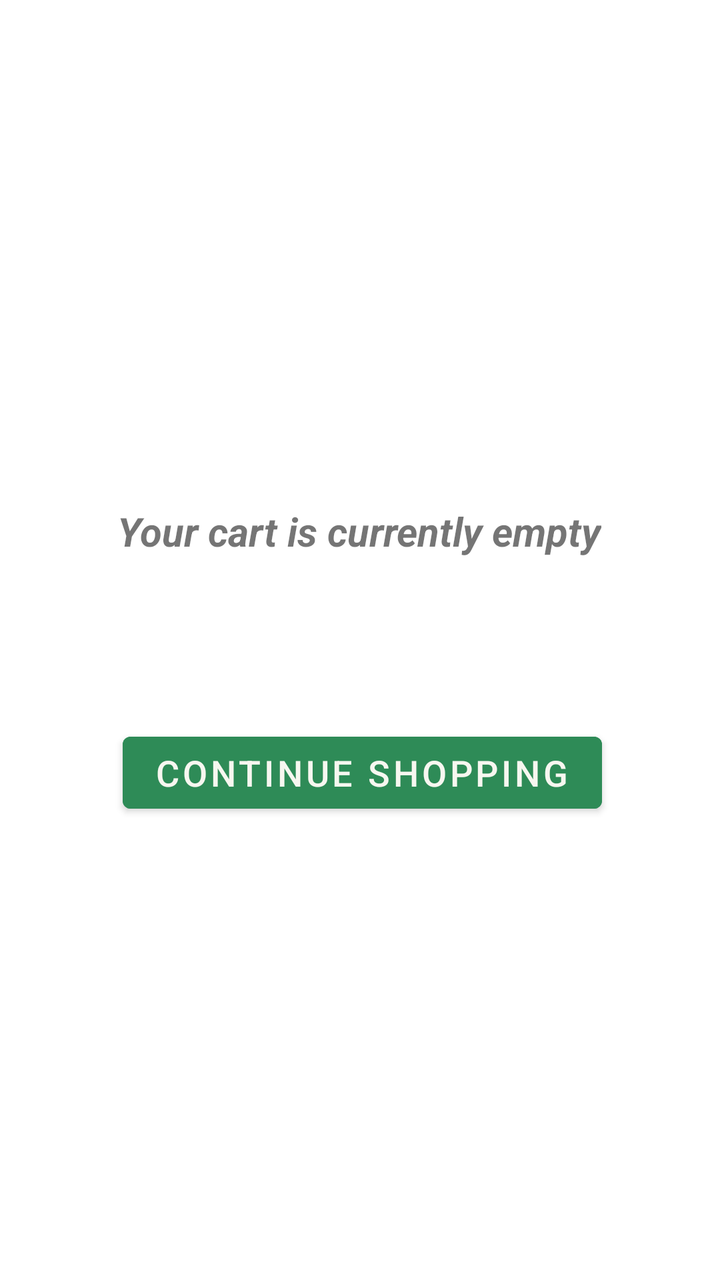
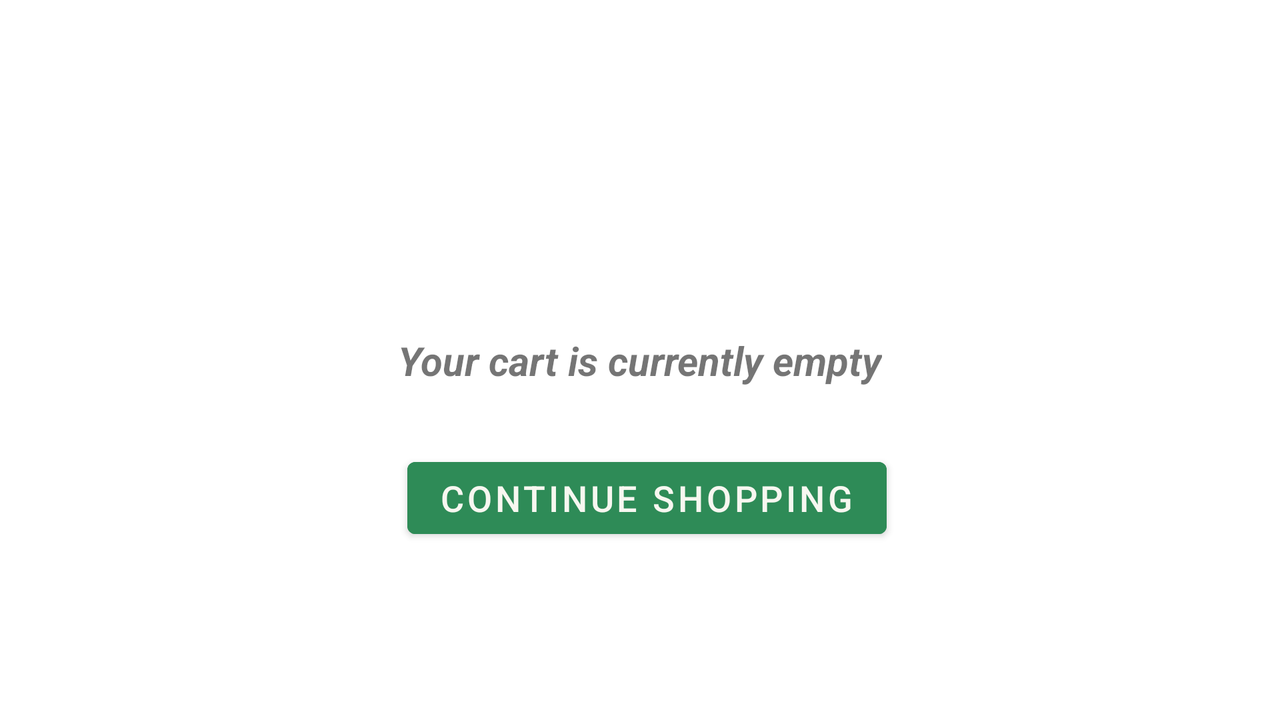

An Android layout and its configuration variant, each rendered on a device that would load it. The default file and the variant file are quoted in full after the pictures.
<!-- AndroidManifest.xml: application theme WhiteTheme -->
<!-- res/layout/empty_cart.xml -->
<?xml version="1.0" encoding="utf-8"?>
<androidx.constraintlayout.widget.ConstraintLayout xmlns:android="http://schemas.android.com/apk/res/android"
    xmlns:app="http://schemas.android.com/apk/res-auto"
    xmlns:tools="http://schemas.android.com/tools"
    android:layout_width="match_parent"
    android:layout_height="match_parent"
    tools:context="com.example.mobilestore.cart.CartActivity">

    <TextView
        android:id="@+id/textView16"
        android:layout_width="wrap_content"
        android:layout_height="wrap_content"
        android:layout_marginTop="252dp"
        android:text="@string/your_cart_is_currently_empty"
        android:textSize="20sp"
        android:textStyle="bold|italic"
        app:layout_constraintEnd_toEndOf="parent"
        app:layout_constraintHorizontal_bias="0.498"
        app:layout_constraintStart_toStartOf="parent"
        app:layout_constraintTop_toTopOf="parent" />

    <com.google.android.material.button.MaterialButton
        android:id="@+id/buttonContinueShopping"
        android:layout_width="wrap_content"
        android:layout_height="wrap_content"
        android:backgroundTint="@color/green"
        android:onClick="ContinueShoppingPressed"
        android:text="@string/continue_shopping"
        android:textColor="@color/customWhite"
        android:textSize="18sp"
        app:layout_constraintBottom_toBottomOf="parent"
        app:layout_constraintEnd_toEndOf="parent"
        app:layout_constraintHorizontal_bias="0.509"
        app:layout_constraintStart_toStartOf="parent"
        app:layout_constraintTop_toBottomOf="@+id/textView16"
        app:layout_constraintVertical_bias="0.266" />

</androidx.constraintlayout.widget.ConstraintLayout>
<!-- resources referenced by this layout -->
<resources>
  <color name="customWhite">#F7F7F0</color>
  <color name="green">#2E8B57</color>
  <string name="continue_shopping">Continue Shopping</string>
  <string name="your_cart_is_currently_empty">Your cart is currently empty</string>
  <style name="WhiteTheme" parent="Theme.MaterialComponents.Light.DarkActionBar">
          <item name="textInputStyle">@style/LoginTextInputLayoutStyleWhite</item>
          <item name="colorPrimaryDark">#000000</item>
          <item name="tabSelectedTextColor">#000000</item>
          <item name="android:textColorPrimary">#000000</item>
          <item name="android:drawablePadding">5dp</item>
          <item name="android:colorControlActivated">@color/green</item>
          <item name="android:colorControlHighlight">@color/green</item>
      </style>
  <style name="LoginTextInputLayoutStyleWhite" parent="Widget.MaterialComponents.TextInputLayout.OutlinedBox.Dense">
          <item name="boxStrokeColor">@color/green</item>
          <item name="boxStrokeWidth">1dp</item>
          <item name="hintTextColor">@color/green</item>
      </style>
</resources>
<!-- res/layout-land/empty_cart.xml (the repository's variant of the layout above) -->
<!-- drawn on the phone turned sideways -->
<?xml version="1.0" encoding="utf-8"?>
<androidx.constraintlayout.widget.ConstraintLayout
    xmlns:android="http://schemas.android.com/apk/res/android"
    xmlns:app="http://schemas.android.com/apk/res-auto"
    xmlns:tools="http://schemas.android.com/tools"
    android:layout_width="match_parent"
    android:layout_height="match_parent"
    tools:context="com.example.mobilestore.cart.CartActivity">

    <TextView
        android:id="@+id/textView16"
        android:layout_width="wrap_content"
        android:layout_height="wrap_content"
        android:text="@string/your_cart_is_currently_empty"
        android:textSize="20sp"
        android:textStyle="bold|italic"
        app:layout_constraintBottom_toBottomOf="parent"
        app:layout_constraintEnd_toEndOf="parent"
        app:layout_constraintStart_toStartOf="parent"
        app:layout_constraintTop_toTopOf="parent" />

    <com.google.android.material.button.MaterialButton
        android:id="@+id/buttonContinueShopping"
        android:layout_width="wrap_content"
        android:layout_height="wrap_content"
        android:backgroundTint="@color/green"
        android:onClick="ContinueShoppingPressed"
        android:text="@string/continue_shopping"
        android:textColor="@color/customWhite"
        android:textSize="18sp"
        app:layout_constraintBottom_toBottomOf="parent"
        app:layout_constraintEnd_toEndOf="parent"
        app:layout_constraintHorizontal_bias="0.509"
        app:layout_constraintStart_toStartOf="parent"
        app:layout_constraintTop_toBottomOf="@+id/textView16"
        app:layout_constraintVertical_bias="0.266" />

</androidx.constraintlayout.widget.ConstraintLayout>
